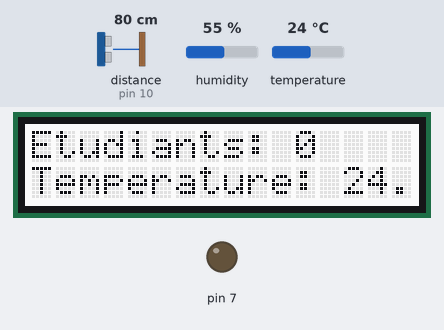
A sketch run on a simulated Arduino Uno, built with avr-gcc and run on an emulated ATmega328P. Parts: 16×2 character LCD, output pins drawn as LEDs (lit = HIGH). The inputs (shaded band) are chosen by the test bench; at power-on: distance to the obstacle (sensor on pin 10) 80 cm, temperature 24 °C, humidity 55 %. The echo pulse lasts 58.3 µs per cm.

Above: at 1.2 s.
1.3 s: distance to the obstacle (sensor on pin 10) set to 11 cm
3.3 s: distance to the obstacle (sensor on pin 10) set to 8 cm
At 6.0 s:
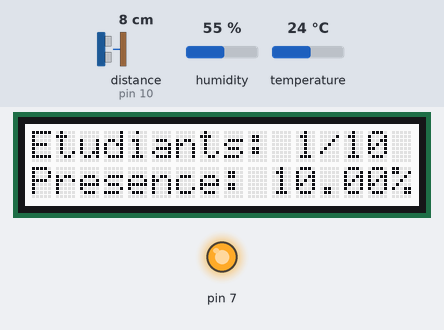
9.4 s: distance to the obstacle (sensor on pin 10) set to 13 cm
At 9.4 s:
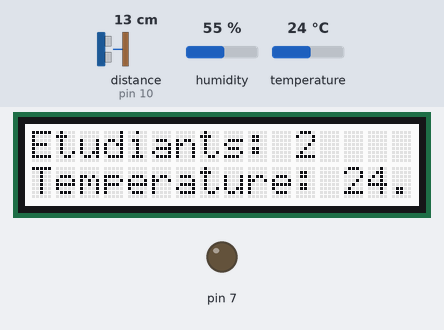
15.5 s: temperature set to 12 °C
At 16.8 s:
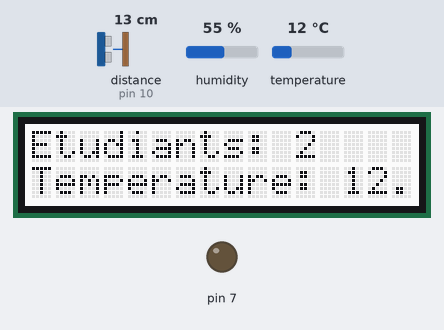
17.1 s: temperature set to 19 °C
At 18.8 s:
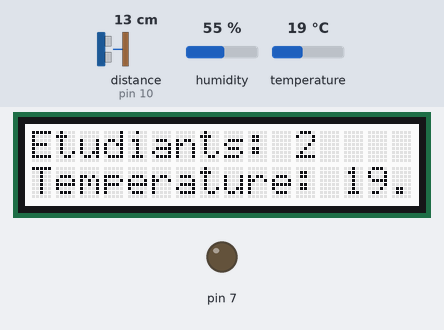
19.1 s: temperature set to 28 °C
At 20.8 s:
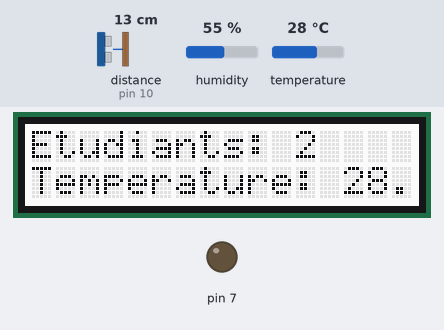
Timing chart, 0 to 22.2 s (numbered marks = the images above; inputs shaded):
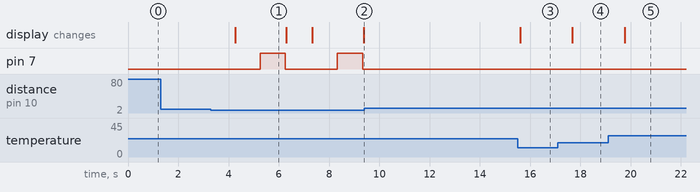

Measured:
- the behaviour switches between 10 and 9 cm on distance to the obstacle (sensor on pin 10) (found by bisection; images 0 and 1)
- after the input at 1.3 s, every drawn part: stays the same
- after the input at 3.3 s, pin 7: alternates HIGH for 1.0 s and LOW for 2.1 s, starting after 2.0 s; the display: changes after 0.96 s (image 1)
- after the input at 9.4 s, pin 7: stops changing and stays LOW
- after the input at 15.5 s, the display: changes after 0.10 s (image 3)
- after the input at 17.1 s, the display: changes after 0.58 s (image 4)
- after the input at 19.1 s, the display: changes after 0.66 s (image 5)
- what the display in image 1 shows lasts 2.0 s, from 4.3 s to 6.3 s

The sketch:

miniProject.ino
```cpp
#include <Wire.h>
#include <Adafruit_Sensor.h>
#include <DHT.h>
#include "rgb_lcd.h"
#include <NewPing.h>

rgb_lcd lcd;

#define DHTPIN A0
#define DHTTYPE DHT22

DHT dht(DHTPIN, DHTTYPE);

const int lcdAddr = 0x27; // I2C address for the lcd

const int echoPin = 10;
const int triggerPin = 9;
NewPing sonar(triggerPin, echoPin);

int studentCount = 0;
int totalStudents = 10;

void setup() {
  Serial.begin(9600);

  lcd.begin(16, 2);
  pinMode(7,OUTPUT);
  dht.begin();
}

void loop() {
  // mouvement detection
  if (sonar.ping_cm() < 10) {
    incrementStudentCount();
    digitalWrite(7,HIGH);
    delay(1000);
    digitalWrite(7,LOW);
}

  // temp reading
  float temperature = dht.readTemperature();
  lcd.clear();
  lcd.setCursor(0, 0);
  lcd.print("Etudiants: ");
  lcd.print(studentCount);
  lcd.setCursor(0, 1);
  lcd.print("Temperature: ");
  lcd.print(temperature);
  lcd.print(" C");

  delay(1000);
}

void incrementStudentCount() {
  if (studentCount < totalStudents) {
    studentCount++;
  }

  float attendancePercentage = (float)studentCount / totalStudents * 100;

  lcd.clear();
  lcd.setCursor(0, 0);
  lcd.print("Etudiants: ");
  lcd.print(studentCount);
  lcd.print("/");
  lcd.print(totalStudents);
  lcd.setCursor(0, 1);
  lcd.print("Presence: ");
  lcd.print(attendancePercentage);
  lcd.print("%");

  delay(1000);
}
```
